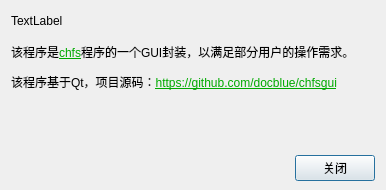
<?xml version="1.0" encoding="UTF-8"?>
<ui version="4.0">
 <class>AboutDlg</class>
 <widget class="QDialog" name="AboutDlg">
  <property name="geometry">
   <rect>
    <x>0</x>
    <y>0</y>
    <width>386</width>
    <height>190</height>
   </rect>
  </property>
  <property name="sizePolicy">
   <sizepolicy hsizetype="Fixed" vsizetype="Fixed">
    <horstretch>0</horstretch>
    <verstretch>0</verstretch>
   </sizepolicy>
  </property>
  <property name="windowTitle">
   <string>关于</string>
  </property>
  <layout class="QVBoxLayout" name="verticalLayout" stretch="0,0,0,1,0">
   <property name="spacing">
    <number>12</number>
   </property>
   <property name="bottomMargin">
    <number>9</number>
   </property>
   <item>
    <layout class="QHBoxLayout" name="horizontalLayout_2">
     <item>
      <widget class="QLabel" name="_lbTitle">
       <property name="text">
        <string>TextLabel</string>
       </property>
      </widget>
     </item>
     <item>
      <spacer name="horizontalSpacer_4">
       <property name="orientation">
        <enum>Qt::Horizontal</enum>
       </property>
       <property name="sizeHint" stdset="0">
        <size>
         <width>40</width>
         <height>20</height>
        </size>
       </property>
      </spacer>
     </item>
    </layout>
   </item>
   <item>
    <layout class="QHBoxLayout" name="horizontalLayout_3">
     <item>
      <widget class="QLabel" name="label_2">
       <property name="text">
        <string>&lt;html&gt;&lt;head/&gt;&lt;body&gt;&lt;p&gt;该程序是&lt;a href=&quot;http://iscute.me/chfs&quot;&gt;&lt;span style=&quot; text-decoration: underline; color:#00aa00;&quot;&gt;chfs&lt;/span&gt;&lt;/a&gt;程序的一个GUI封装，以满足部分用户的操作需求。&lt;/p&gt;&lt;/body&gt;&lt;/html&gt;</string>
       </property>
       <property name="openExternalLinks">
        <bool>true</bool>
       </property>
      </widget>
     </item>
    </layout>
   </item>
   <item>
    <layout class="QHBoxLayout" name="horizontalLayout_4">
     <item>
      <widget class="QLabel" name="label_3">
       <property name="text">
        <string>&lt;html&gt;&lt;head/&gt;&lt;body&gt;&lt;p&gt;该程序基于Qt，项目源码：&lt;a href=&quot;https://github.com/docblue/chfsgui&quot;&gt;&lt;span style=&quot; text-decoration: underline; color:#00aa00;&quot;&gt;https://github.com/docblue/chfsgui&lt;/span&gt;&lt;/a&gt;&lt;/p&gt;&lt;/body&gt;&lt;/html&gt;</string>
       </property>
       <property name="openExternalLinks">
        <bool>true</bool>
       </property>
      </widget>
     </item>
    </layout>
   </item>
   <item>
    <spacer name="verticalSpacer">
     <property name="orientation">
      <enum>Qt::Vertical</enum>
     </property>
     <property name="sizeType">
      <enum>QSizePolicy::Expanding</enum>
     </property>
     <property name="sizeHint" stdset="0">
      <size>
       <width>20</width>
       <height>26</height>
      </size>
     </property>
    </spacer>
   </item>
   <item>
    <layout class="QHBoxLayout" name="horizontalLayout" stretch="1,0">
     <item>
      <spacer name="horizontalSpacer">
       <property name="orientation">
        <enum>Qt::Horizontal</enum>
       </property>
       <property name="sizeHint" stdset="0">
        <size>
         <width>40</width>
         <height>20</height>
        </size>
       </property>
      </spacer>
     </item>
     <item>
      <widget class="QPushButton" name="pushButton">
       <property name="sizePolicy">
        <sizepolicy hsizetype="Fixed" vsizetype="Fixed">
         <horstretch>0</horstretch>
         <verstretch>0</verstretch>
        </sizepolicy>
       </property>
       <property name="minimumSize">
        <size>
         <width>32</width>
         <height>0</height>
        </size>
       </property>
       <property name="text">
        <string>关闭</string>
       </property>
      </widget>
     </item>
    </layout>
   </item>
  </layout>
 </widget>
 <resources/>
 <connections/>
</ui>
